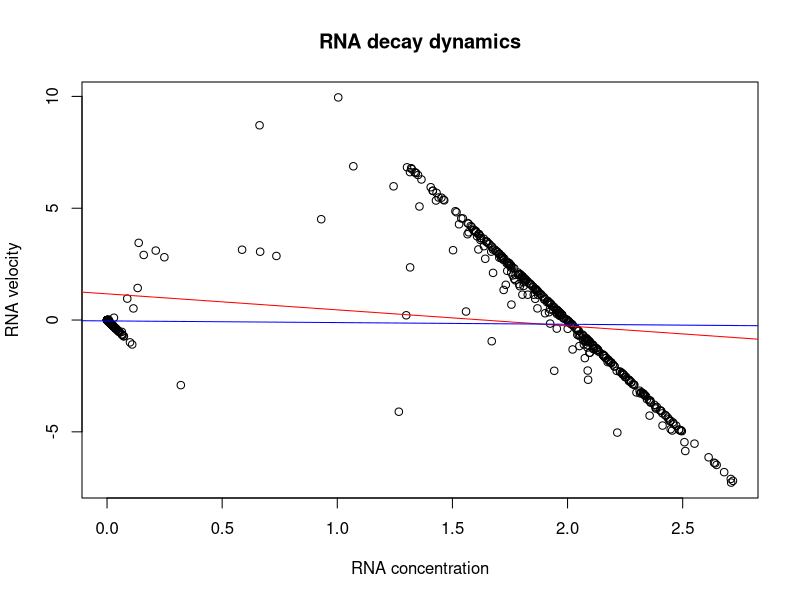
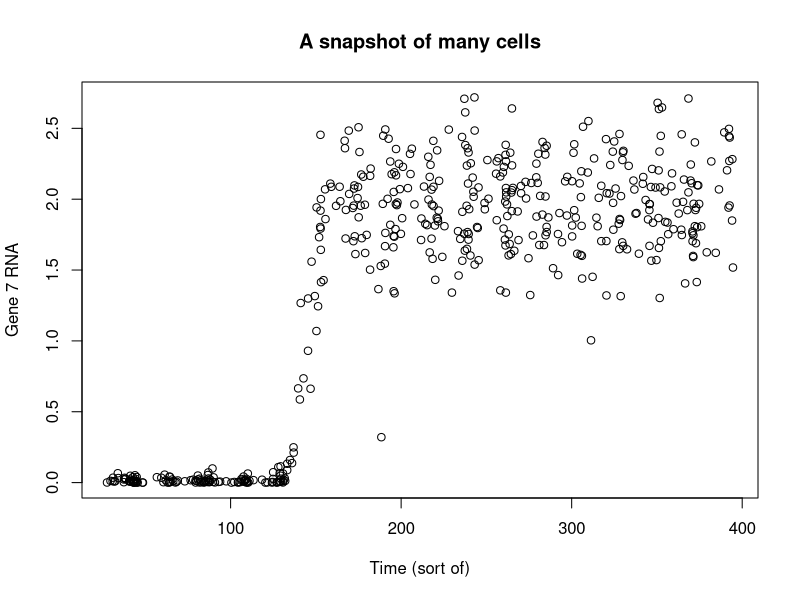
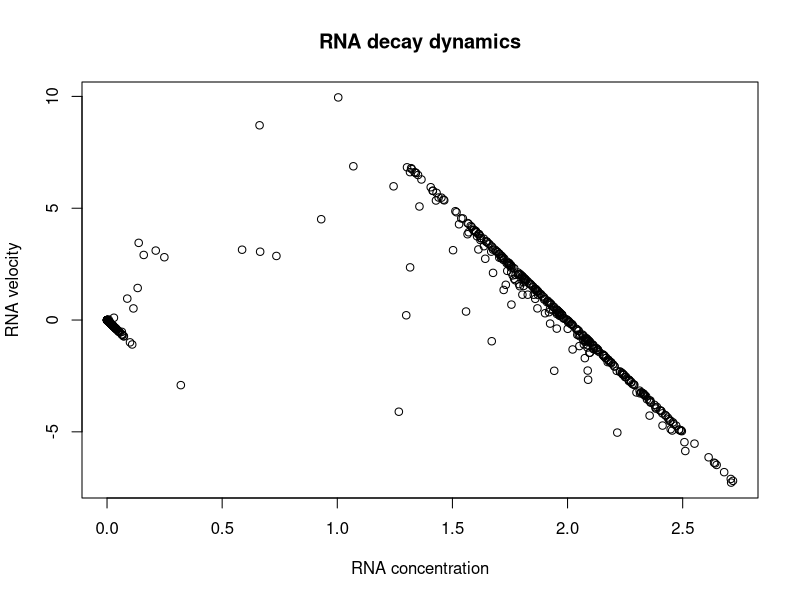

Source code (R) for these figures, in order:
setwd("~/Desktop/jhu/teaching/HEART choosing statistical methods/4_outlier_robustness/")
GeneActivity = as.data.frame(t(read.csv("SyntheticGeneActivityData.csv", row.names = 1)))

{
  png("timeseries_gene7.png", width = 300, height = 300)
  plot(rowSums(GeneActivity), GeneActivity$x_g7, xlab = "Time (sort of)", ylab = "Gene 7 RNA", 
       main = "A snapshot of many cells")
  dev.off()
}
{
  png("gene7_rna_vs_rna_velocity.png", width = 300, height = 300)
  plot(GeneActivity$x_g7, GeneActivity$velocity_x_g7, 
       xlab = "RNA concentration", 
       ylab = "RNA velocity", 
       main = "RNA decay dynamics")
  dev.off()
}

# My solutions -- linear regression and quantile regression
ls = lm(velocity_x_g7 ~ x_g7, data = GeneActivity)
qr = quantreg::rq(velocity_x_g7 ~ x_g7, data = GeneActivity)
plot(GeneActivity$x_g7, GeneActivity$velocity_x_g7, 
     xlab = "RNA concentration", 
     ylab = "RNA velocity", 
     main = "RNA decay dynamics")
abline(a = ls$coefficients[["(Intercept)"]], b = ls$coefficients[["x_g7"]], col = "red")
abline(a = qr$coefficients[["(Intercept)"]], b = qr$coefficients[["x_g7"]], col = "blue")
